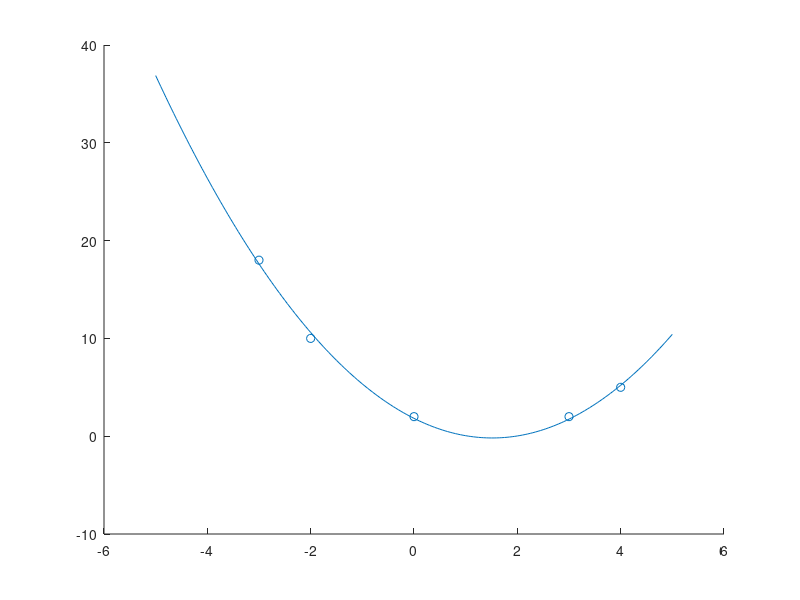

Source code (MATLAB):
clear
clc

x=[-3,-2,0,3,4];
y=[18,10,2,2,5];
yi=polyfit(x,y,2);

scatter(x,y);
hold on

a=-5:0.05:5;
b=yi(1,1).*a.*a+yi(1,2).*a+yi(1,3);
plot(a,b)